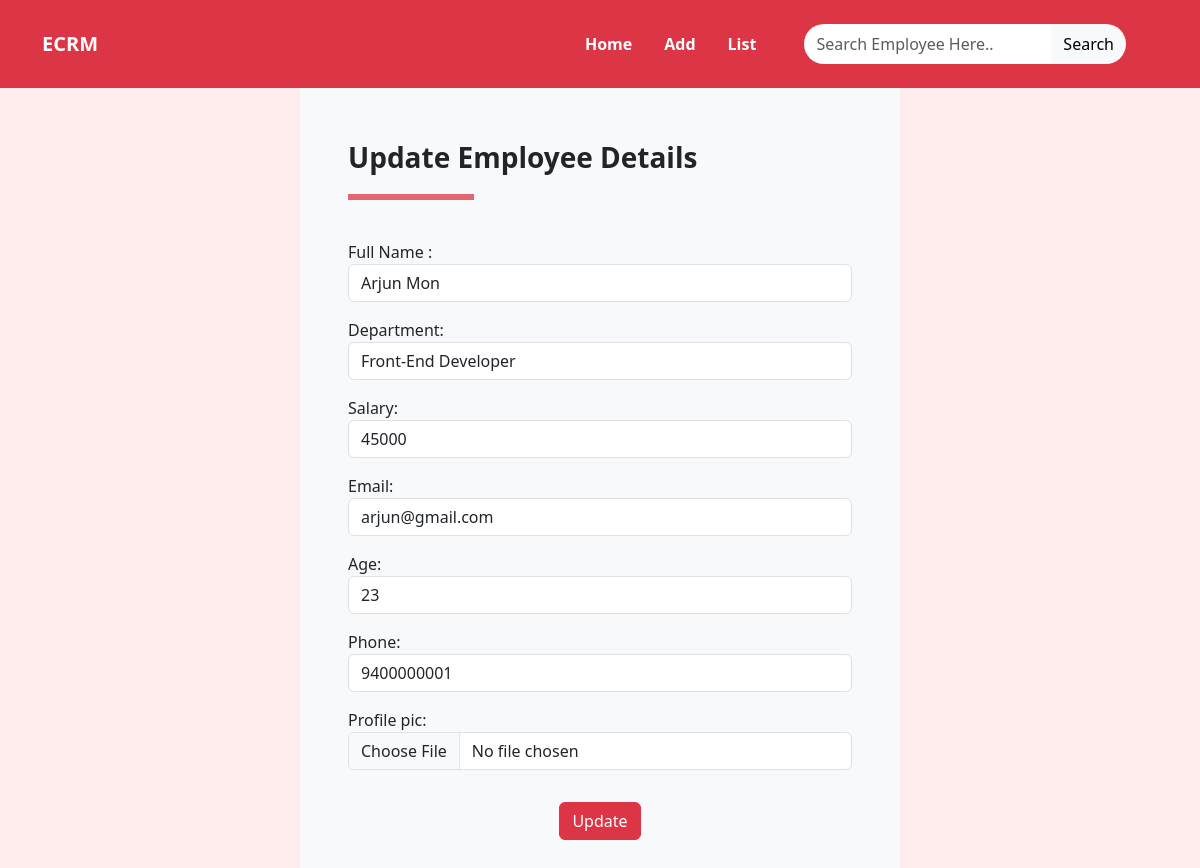
Page /employee/29/update/ on the earlier database version.
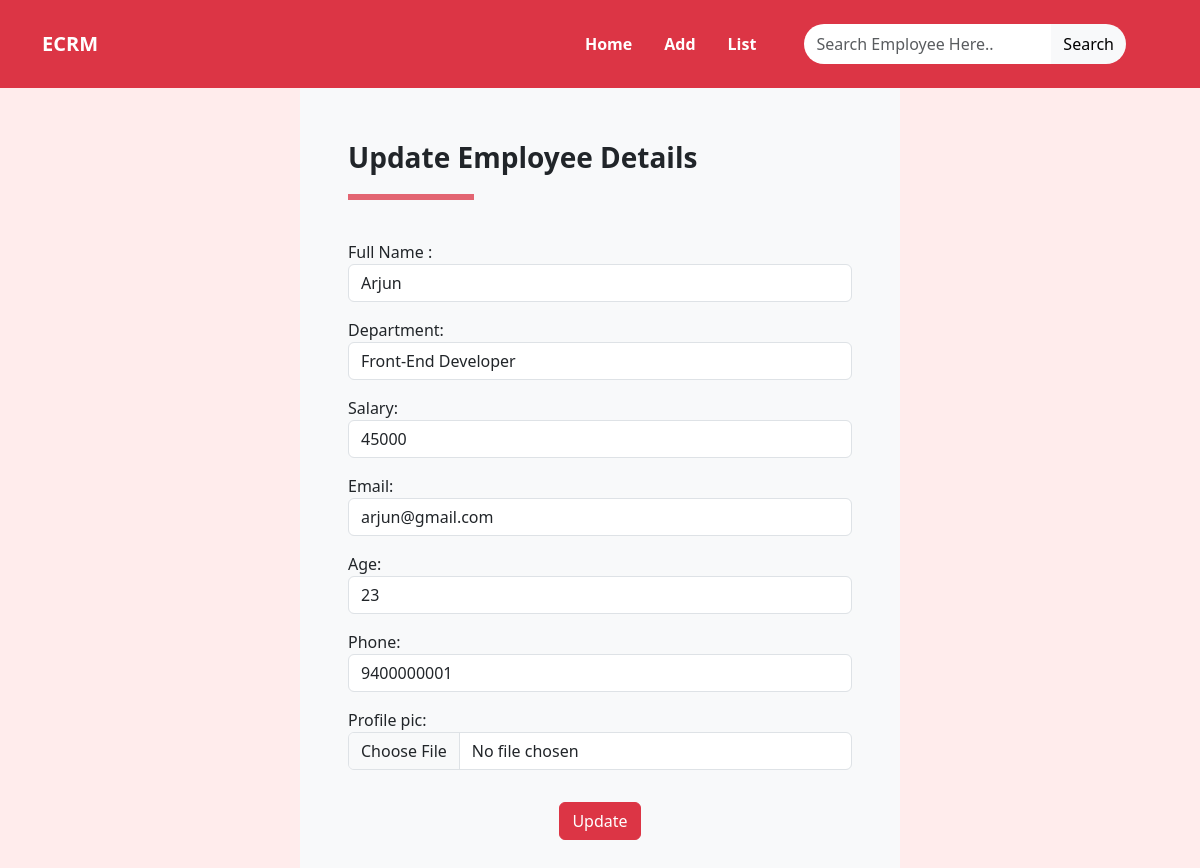
Same page on the later database version.
### crm/models.py (models this page shows, shortened)
class Employees(models.Model):
    name=models.CharField(max_length=100)
    department=models.CharField(max_length=100)
    salary=models.PositiveBigIntegerField()
    email=models.EmailField(unique=True)
    age=models.PositiveBigIntegerField()
    phone = models.IntegerField()
    profile_pic = models.ImageField(upload_to="assests/emp_img",null=True)

### crm/views.py (the view, shortened to what this page needs)
# urls.py: path('employee/<int:pk>/update/', views.ViewEmpUpdate.as_view(), name="update_emp")
class ViewEmpUpdate(View):
    def get(self,request,*args,**kwargs):
        id=kwargs.get("pk")
        qs=Employees.objects.get(id=id)
        form=EmpModelForm(instance=qs)
        return render(request,"emp_update.html",{"form":form})

### crm/form.py
class EmpModelForm(forms.ModelForm):
    class Meta:
        model = Employees
        fields = "__all__"
        widgets = {
            'name': forms.TextInput(attrs={"class": "form-control", 'placeholder': "Ex. Adam John"}),
            'department': forms.TextInput(attrs={"class": "form-control"}),
            'email': forms.TextInput(attrs={"class": "form-control"}),
            'phone': forms.TextInput(attrs={"class": "form-control"}),
            'age': forms.TextInput(attrs={"class": "form-control"}),
            'salary': forms.TextInput(attrs={"class": "form-control"}),
            'profile_pic': forms.FileInput(attrs={"class": "form-control"})
        }
        labels = {
          'name':'Full Name '
        }

### crm/templates/emp_update.html (shortened to what this page needs)
{%extends 'base.html'%}
{%block body_block%}
<div class="d-flex justify-content-center">
    <form class="fs-6 fw-normal bg-light w-50 p-5" method="post" enctype="multipart/form-data">
        <p class="fw-bold fs-3 ">Update Employee Details</p>
        <hr class="border border-danger border-3 opacity-75 w-25">
        <br>
        {{form.as_p}}
        <div class="d-flex justify-content-center ">
            <button type="submit" class="btn btn-danger mt-3">Update </button>
        </div>
    </form>
</div>
{%endblock%}

Differences in the rows shown:
changed Employees "Front-End Developer": name "Arjun Mon" → "Arjun"
